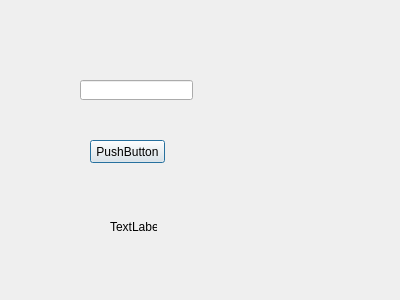
<?xml version="1.0" encoding="UTF-8"?>
<ui version="4.0">
 <class>Dialog</class>
 <widget class="QDialog" name="Dialog">
  <property name="geometry">
   <rect>
    <x>0</x>
    <y>0</y>
    <width>400</width>
    <height>300</height>
   </rect>
  </property>
  <property name="windowTitle">
   <string>Dialog</string>
  </property>
  <widget class="QLabel" name="label">
   <property name="geometry">
    <rect>
     <x>110</x>
     <y>220</y>
     <width>47</width>
     <height>13</height>
    </rect>
   </property>
   <property name="text">
    <string>TextLabel</string>
   </property>
  </widget>
  <widget class="QLineEdit" name="lineEdit">
   <property name="geometry">
    <rect>
     <x>80</x>
     <y>80</y>
     <width>113</width>
     <height>20</height>
    </rect>
   </property>
  </widget>
  <widget class="QPushButton" name="pushButton">
   <property name="geometry">
    <rect>
     <x>90</x>
     <y>140</y>
     <width>75</width>
     <height>23</height>
    </rect>
   </property>
   <property name="text">
    <string>PushButton</string>
   </property>
  </widget>
 </widget>
 <resources/>
 <connections>
  <connection>
   <sender>pushButton</sender>
   <signal>clicked()</signal>
   <receiver>label</receiver>
   <slot>clear()</slot>
   <hints>
    <hint type="sourcelabel">
     <x>134</x>
     <y>149</y>
    </hint>
    <hint type="destinationlabel">
     <x>137</x>
     <y>226</y>
    </hint>
   </hints>
  </connection>
  <connection>
   <sender>lineEdit</sender>
   <signal>textChanged(QString)</signal>
   <receiver>label</receiver>
   <slot>setText(QString)</slot>
   <hints>
    <hint type="sourcelabel">
     <x>112</x>
     <y>93</y>
    </hint>
    <hint type="destinationlabel">
     <x>124</x>
     <y>231</y>
    </hint>
   </hints>
  </connection>
 </connections>
</ui>
